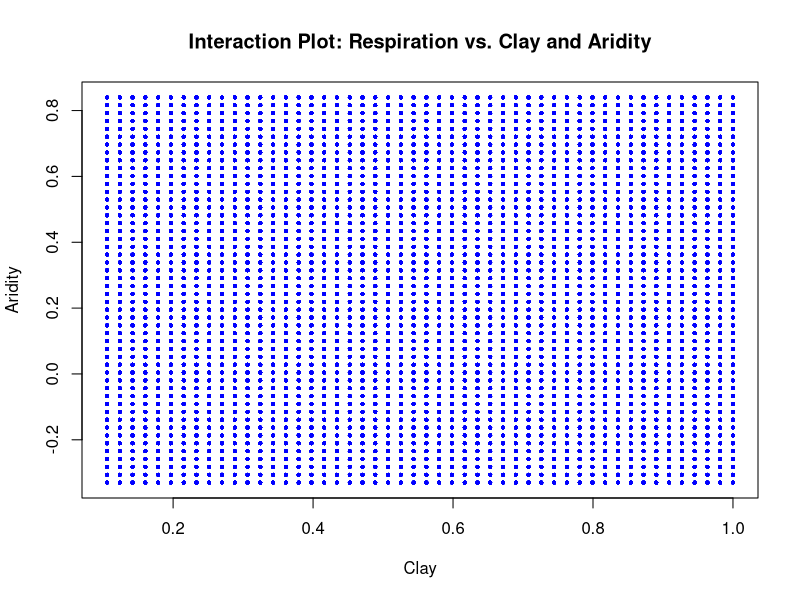

Recreate this plot in R. (Note: this script raises an error after producing the figure.)
#CREATED BY: ANNA DOMÉNECH-PASCUAL (April 2024)

#Load packages ----
library(dplyr)
library(lme4)

# Load and edit data ----
my_data         = read.csv("SP_metadata_2021.csv", sep=";")

my_data$LTC_LTN <- my_data$L_TC/my_data$L_TN
my_data$xylcbh <- my_data$xyl + my_data$cbh
my_data$alphabeta <- my_data$alpha + my_data$beta

#NEW VARIABLE: ARIDITY
my_data$Aridity <- (1 - my_data$AI)

#To replace NA values with a mean of the other values of the Site:
for (i in which(sapply(my_data, is.numeric))) {
  for (j in which(is.na(my_data[, i]))) {
    my_data[j, i] <- mean(my_data[my_data[, "Site"] == my_data[j, "Site"], i],  na.rm = TRUE)
  }
}

max_values      = apply(my_data[,c(8:34,40,41,76,81:93)],2,max)
my_data.1       = as.data.frame(cbind(my_data[,c(2,96,46:53,64,94,95)],
                                      my_data[,c(8:34,40,41,76,81:93)] / as.list(max_values)))
a.1             = as.data.frame(colnames(my_data.1))

corr            = as.data.frame(cor(my_data.1[,14:56]))

my_data.1 <-my_data.1 %>%
  mutate(Cenz = select(., 3:6) %>% rowSums(na.rm = TRUE)) %>% 
  mutate(MB = select(.,41:42) %>% rowSums(na.rm = TRUE))


#RESPIRATION ----
# > Clay:Aridity ----
# interaction.plot(
#   x.factor = my_data$Clay,
#   trace.factor = my_data$Respiration,
#   response = my_data$Aridity,
#   fun = mean,
#   ylab = "Aridity",
#   xlab = "Clay",
#   trace.label = "Respiration"
# )

my_data.resp = my_data.1[-c(9,21,35,39,48),]

respiration.full.2r = lmer(Respiration ~ 1 + Water_content + Clay + BIX + Aridity + BIX:Aridity + 
                             Clay:Aridity + (1 | Site),
                           data = my_data.resp)  




# Create a grid of values for Clay, Aridity, Water_content, and BIX
clay_values <- seq(min(my_data.resp$Clay), max(my_data.resp$Clay), length.out = 50)
aridity_values <- seq(min(my_data.resp$Aridity), max(my_data.resp$Aridity), length.out = 50)
water_content_values <- seq(min(my_data.resp$Water_content), max(my_data.resp$Water_content), length.out = 50)
bix_values <- seq(min(my_data.resp$BIX), max(my_data.resp$BIX), length.out = 50)

grid <- expand.grid(Clay = clay_values, Aridity = aridity_values, Water_content = water_content_values, BIX = bix_values)

# Predict Respiration values for the grid
pred <- predict(respiration.full.2r, newdata = grid, re.form = NA)

# Combine predicted values with the grid
grid$respiration <- pred

# Plot the interaction
interaction_plot <- plot(grid$Clay, grid$Aridity, type = "n", xlab = "Clay", ylab = "Aridity", main = "Interaction Plot: Respiration vs. Clay and Aridity")
points(grid$Clay, grid$Aridity, col = "blue", pch = 20, cex = 0.5)

# Reshape the data for contour plotting
contour_data <- with(grid, contour(x = sort(unique(Clay)), y = sort(unique(Aridity)), z = matrix(respiration, nrow = length(unique(Aridity)), byrow = TRUE)))

# Plot the contour
contour(x = contour_data$x, y = contour_data$y, z = contour_data$z, add = TRUE, labels = contour_data$level)# Add legend
legend("topright", legend = "Respiration", col = "blue", pch = 20)

# Display the plot
interaction_plot
